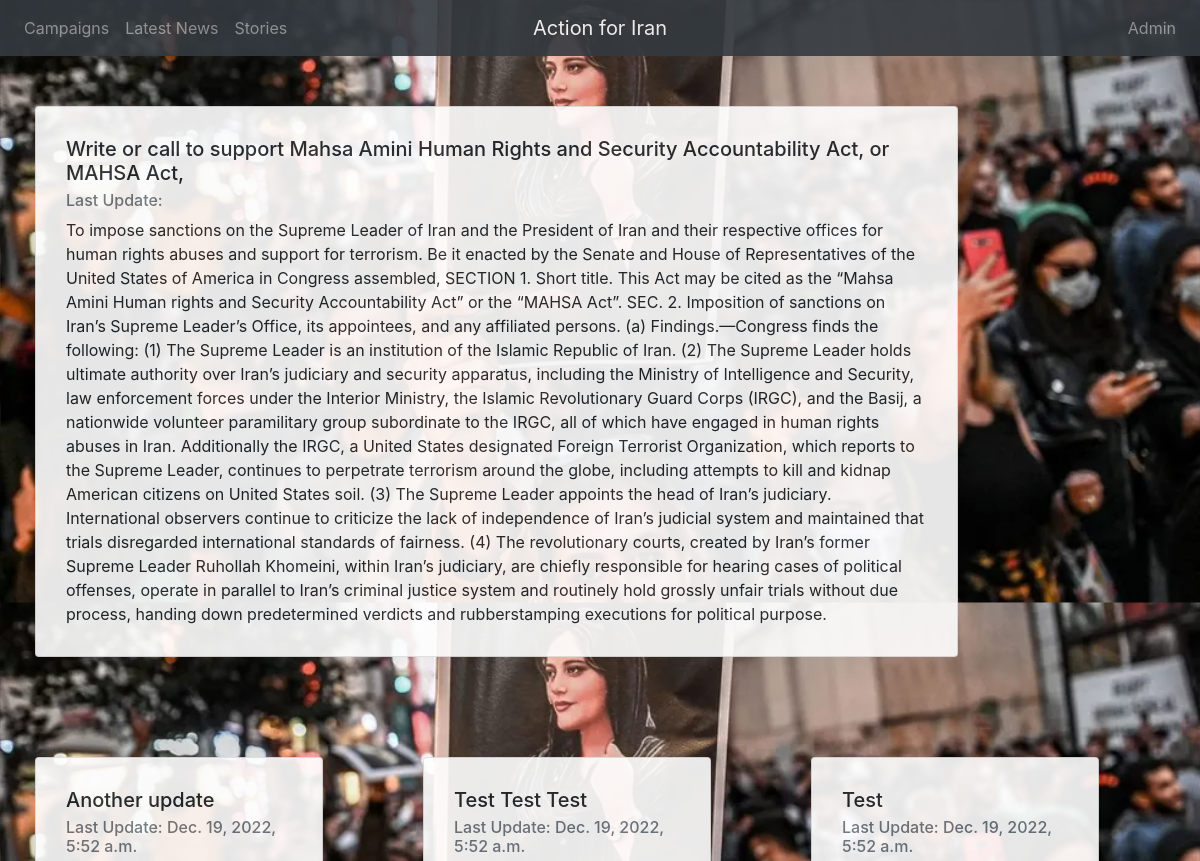
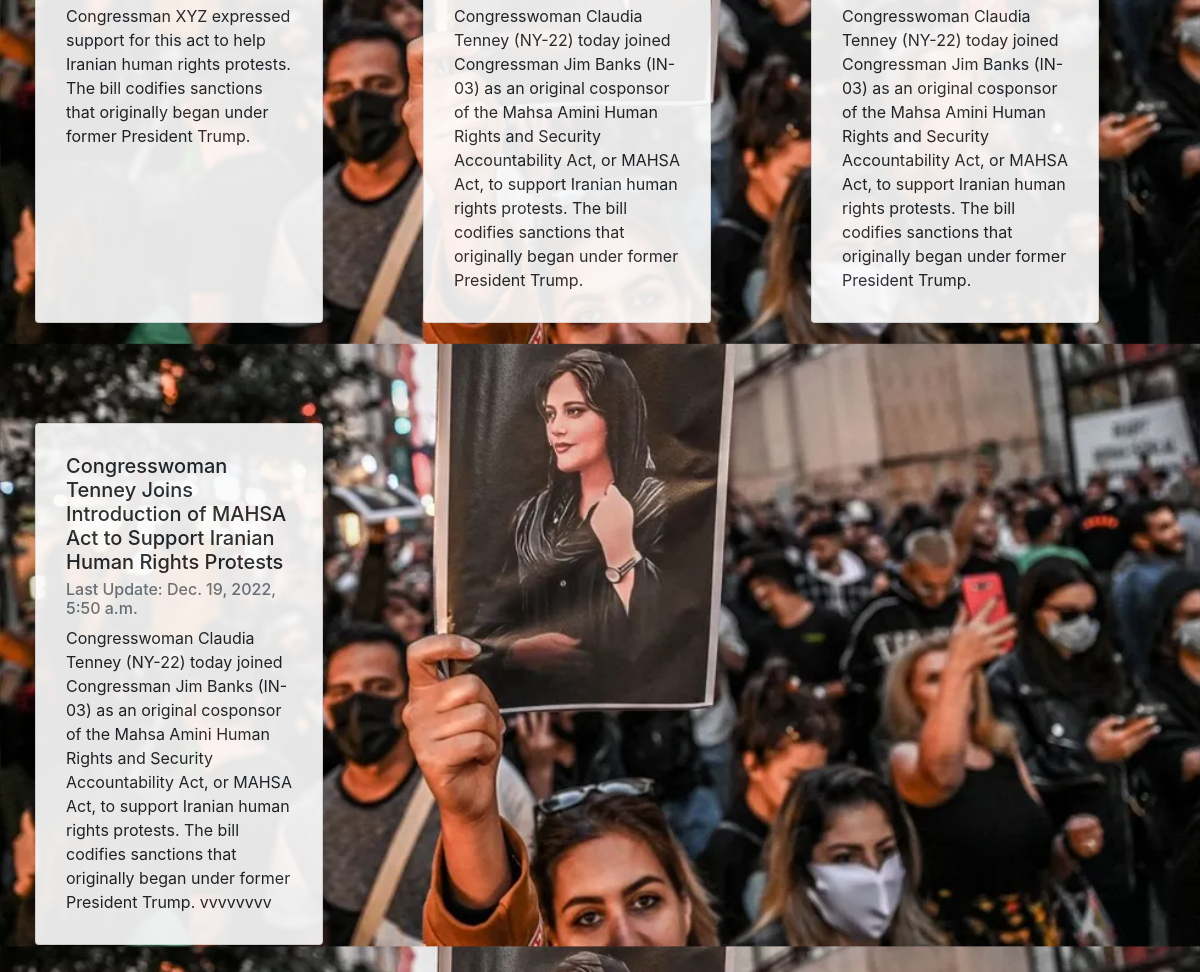
The app's page /campaign/2/campaignDetails with its own data (2 pictures, top to bottom).
### campaigns/models.py (models this page shows)
class Campaign(models.Model):
    action_types = [
        (1,"Informational campaign"),
        (2,"Politician reachout"),
        (3,"Neighbood event")
    ]
    created_at = models.DateTimeField(auto_now_add=True)
    updated_at = models.DateTimeField(auto_now=True)
    action_type = models.PositiveSmallIntegerField(choices = action_types, default = 1)
    short_description = models.TextField()
    long_description = models.TextField()
    due_date = models.DateField(default= date.today() + timedelta(days= 90))
    cover_image = models.ImageField(upload_to='images/', null=True, blank=True)
    completed_on = models.DateField(blank = True, null=True),
    completion_note = models.TextField(blank = True, null=True)
    url = models.URLField(max_length=200, blank=True)
    contact_person = models.ForeignKey(ContactPerson, on_delete=models.SET_DEFAULT, default=None, null=True)
    ready_for_release= models.BooleanField(default=False)

class CampaignUpdate(models.Model):
    created_at = models.DateTimeField(auto_now_add=True)
    updated_at = models.DateTimeField(auto_now=True)
    title = models.CharField(max_length=225)
    description = models.TextField()
    campaign = models.ForeignKey(Campaign, on_delete=models.CASCADE, default=None, null = True )

### campaigns/views.py (the view)
# urls.py: path('campaign/<int:id>/campaignDetails', views.showCampaignDetails)
def showCampaignDetails(request, id):
    campaign = Campaign.objects.get(id = id)
    context = {
        'campaign': campaign,
        'updates':CampaignUpdate.objects.filter(campaign = campaign).order_by('-created_at')
    }
    print("*******", CampaignUpdate.objects.filter(campaign = campaign))
    return render(request, 'campaingDetails.html', context = context)

### campaigns/templates/campaingDetails.html
{% extends 'base.html' %}
{% block content %}
    <div class=" row justify-content-left">
        <div class="card w-75" style="width: 100;">
            <div class="card-body">
            <h5 class="card-title">{{campaign.short_description}}</h5>
            <h6 class="card-subtitle mb-2 text-muted">Last Update: {{update.updated_at}}</h6>
            <p class="card-text">{{campaign.long_description }}</p>
            </div>
        </div>
    </div>
    <div class=" row justify-content-left">
        {%for update in updates%}
        <div class="card" style="width: 18rem;">
            <div class="card-body">
            <h5 class="card-title">{{update.title}}</h5>
            <h6 class="card-subtitle mb-2 text-muted">Last Update: {{update.updated_at}}</h6>
            <p class="card-text">{{update.description}}</p>
            </div>
        </div>
        {%endfor%}
    </div>
{% endblock %}

### campaigns/static/css/style.css (style rules this page uses)
body { background: white url("../images/background.webp"); background-size: 100%; opacity: 0.9; }
.card { padding: 10px; margin:50px; }

### records on screen
Campaign: short_description "Write or call to support Mahsa Amini Human Rights and Security Accountability Act, or MAHSA Act,", long_description "To impose sanctions on the Supreme Leader of Iran and the President of Iran and their respective offices for human rights abuses and support for terrorism. Be it enacted by the Senate and House of Representatives of the United States of America in Congress assembled, SECTION 1. Short title. This Act may be cited as the “Mahsa Amini Human rights and Security Accountability Act” or the “MAHSA Act”. SEC. 2. Imposition of sanctions on Iran’s Supreme Leader’s Office, its appointees, and any affiliated persons. (a) Findings.—Congress finds the following: (1) The Supreme Leader is an institution of the Islamic Republic of Iran. (2) The Supreme Leader holds ultimate authority over Iran’s judiciary…"
CampaignUpdate: title "Another update", updated_at "Dec. 19, 2022, 5:52 a.m.", description "Congressman XYZ expressed support for this act to help Iranian human rights protests. The bill codifies sanctions that originally began under former President Trump."
CampaignUpdate: title "Test Test Test", updated_at "Dec. 19, 2022, 5:52 a.m.", description "Congresswoman Claudia Tenney (NY-22) today joined Congressman Jim Banks (IN-03) as an original cosponsor of the Mahsa Amini Human Rights and Security Accountability Act, or MAHSA Act, to support Iranian human rights protests. The bill codifies sanctions that originally began under former President Trump."
CampaignUpdate: title "Test", updated_at "Dec. 19, 2022, 5:52 a.m.", description "Congresswoman Claudia Tenney (NY-22) today joined Congressman Jim Banks (IN-03) as an original cosponsor of the Mahsa Amini Human Rights and Security Accountability Act, or MAHSA Act, to support Iranian human rights protests. The bill codifies sanctions that originally began under former President Trump."
CampaignUpdate: title "Congresswoman Tenney Joins Introduction of MAHSA Act to Support Iranian Human Rights Protests", updated_at "Dec. 19, 2022, 5:50 a.m.", description "Congresswoman Claudia Tenney (NY-22) today joined Congressman Jim Banks (IN-03) as an original cosponsor of the Mahsa Amini Human Rights and Security Accountability Act, or MAHSA Act, to support Iranian human rights protests. The bill codifies sanctions that originally began under former President Trump. vvvvvvvv"
